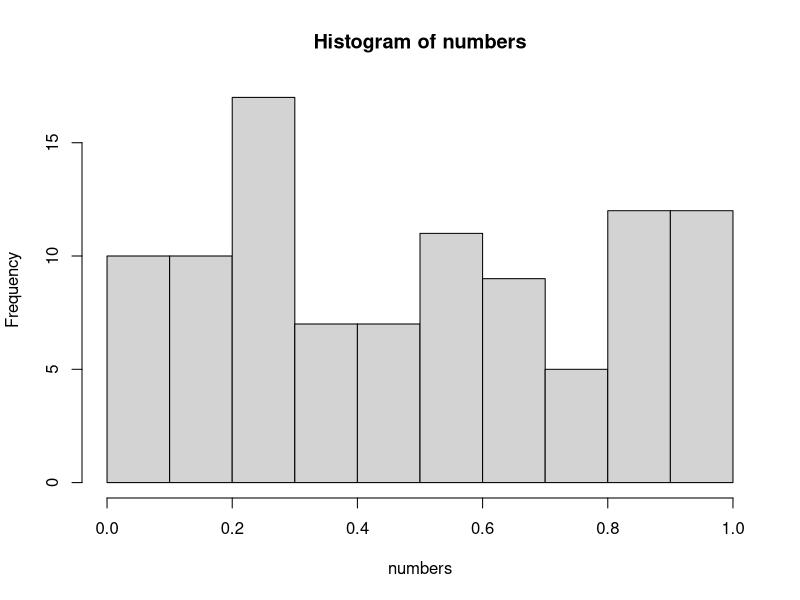

Reproduce this figure in R.
## ---- chunk 1
numbers <- runif(1:100)
hist(numbers)
numbers_mean <- mean(numbers)
